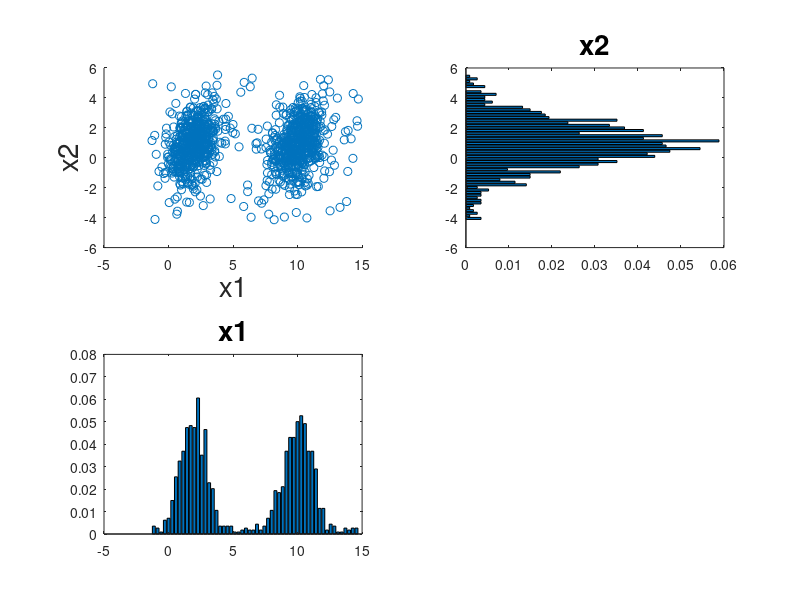
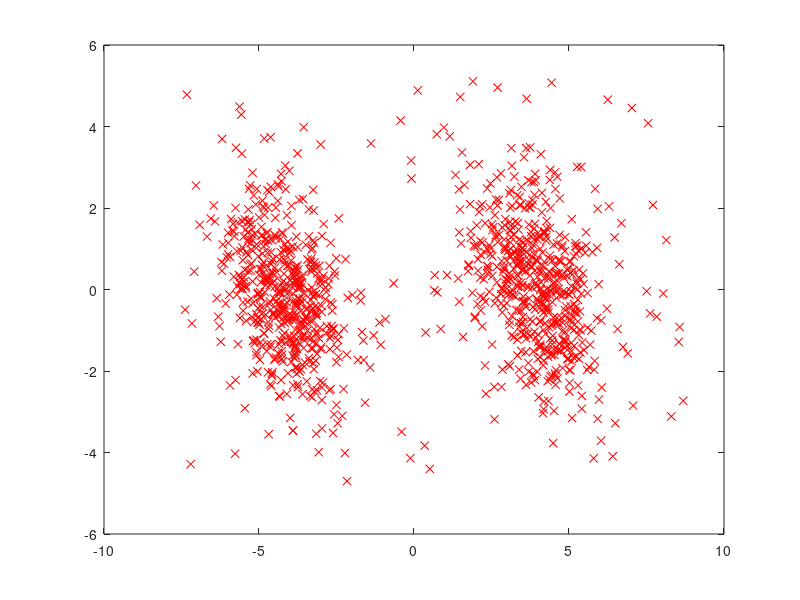
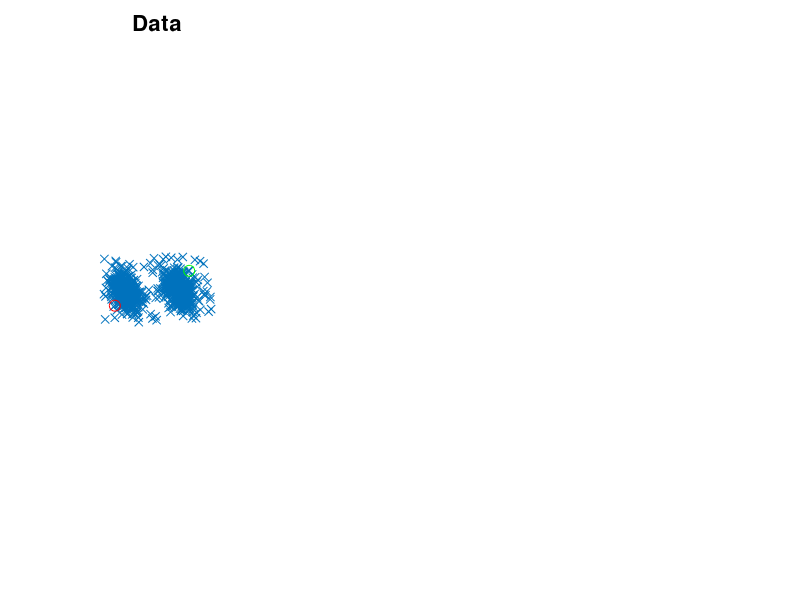

MATLAB code to generate these figures, in order: (Note: this script raises an error after producing the figures.)
 
% adapted from fergus' demo: more pictures, more general, binning slightly
% more stable (Wsquig), also sigma not constant, except for exact solution
 
 clear; close all;
 
 %%% user parameters
 NUM_EVECS = 5; % how many eigenvectors/eigenfunctions to use
 SIGMA = 0.2; % controls affinity in graph Laplacian

 %%%%%%%%%%%%%%%%%%%%%%%%%%%%%%%%%%%%%%%%%%%%%%%%%%%
 %% generate data
 
 square = 0;
 if square
     %%% generate some random data.
     xrange=[0:0.045:1];
     yrange=[0:0.045:2];
     [xx,yy]=meshgrid(xrange,yrange);
     xx=[xx(:) yy(:)];
     xx=xx+0.01*randn(size(xx));
     nPoints = size(xx,1);
     norig = nPoints;
 else
     % TWO GAUSSIANS:
     xrange=[0:0.045:1];
     yrange=[0:0.045:2];
     [xx,yy]=meshgrid(xrange,yrange);
     xx=[xx(:) yy(:)];
     nPoints = size(xx,1)
     halfn = floor(nPoints/2);
     mu1 = [2 1];
     Sigma1 = [1 .5; .5 2];%[1 0; 0 25]; %[1 .5; .5 2];
     R1 = chol(Sigma1);
     xx(1:halfn,:) = repmat(mu1,halfn,1) + randn(halfn,2)*R1;
     mu2 = [10 1];
     Sigma2 =  [1 .5; .5 2];%[1 0; 0 25]; %[1 .1; 1 .95]; %[1 .5; .5 2];
     R2 = chol(Sigma2);
     xx(halfn+1:end,:) = repmat(mu2,halfn+1,1) + randn(halfn+1,2)*R2;
     norig = nPoints;
     % Instead of regularizing histogram, add a uniform distribution of points
     % to data:
     min(xx)
     max(xx)
     % add points to data now, so that there is data everywhere (instead of
     % regularizing histogram)
     nreg = round(nPoints/10);
     basisxx(:,1) = min(xx(:,1)) + (max(xx(:,1)) - min(xx(:,1)))*rand(nreg,1);
     basisxx(:,2) = min(xx(:,2)) + (max(xx(:,2)) - min(xx(:,2)))*rand(nreg,1);
     data = [xx; basisxx];
     xx = data;
     nPoints  = size(xx,1)
 end
 
figure; subplot(2,2,1); scatter(xx(:,1),xx(:,2)); 
xlabel('x1','FontSize',20);
ylabel('x2','FontSize',20);
subplot(2,2,3); [n s] = hist(xx(:,1),max(nPoints/20,4)); bar(s,n/sum(n)); title('x1','FontSize',20);
subplot(2,2,2); [n s] = hist(xx(:,2),max(nPoints/20,4)); barh(s,n/sum(n)); title('x2','FontSize',20);

%%%%%%%%%%%%%%%%%%%%%%%%%%%%%%%%%%%%%%%%%
% option: do PCA
[co pc] = princomp(xx); 
figure; plot(pc(:,1),pc(:,2),'rx')
xx = pc;

%%%%%%%%%%%%%%%%%%%%%%%%%%%%%%%%%%%%%%%%%%
 %%% select points to label!
nDims = size(xx,2);
minxx = zeros(nDims,1);
maxx = zeros(nDims,1);
cutperc = .05; % go with .05, bc 95% of data is within 3sigma of center for gaussian distributed...
for k = 1:nDims
    sortx = sort(xx(:,k));
    minxx(k) = sortx(round(cutperc*nPoints));
    maxx(k) = sortx(round((1-cutperc)*nPoints));
end

nlabels = 2;
is = zeros(nlabels,1);
[dummy,is(1)]=min((xx(:,1)-minxx(1)).^2+(xx(:,2)-minxx(2)).^2);
[dummy,is(2)]=min((xx(:,1)-maxx(1)).^2+(xx(:,2)-maxx(2)).^2);

 %%%%%%%%%%%%%%%%%%%%%%%%%%%%%%%%%%%%%%%%%%%%
 %% Plot data and labeled points
 h=figure;
 subplot(1,4,1);
 hold off;
 plot(xx(:,1),xx(:,2),'x');
 hold on;
 plot(xx(is(1),1),xx(is(1),2),'ro','Markersize',8);
 plot(xx(is(2),1),xx(is(2),2),'go','Markersize',8);
 axis equal;
 axis off;
 title('Data','Fontsize',16);
 
 
 %%%%%%%%%%%%%%%%%%%%%%%%%%%%%%%%%%%%%%%%%%%%%%%
%%% setup weights on datapoints (lambda) and labels (y)
lambda=zeros(nPoints,1);
y = zeros(nPoints,1);
y(is(1))=+1;
lambda(is(1))=1000;
y(is(2))=-1;
lambda(is(2))=1000;
 % build diagonal Lambda matrix
 Lambda=diag(lambda);
 
 
 %%%%%%%%%%%%%%%%%%%%%%%%%%%%%%%%%%
  %%% Compute normalized graph Laplacian
 dists = dist_mat(xx,xx);
 SIGMA = round(median(sqrt(dists(:))))
 W=exp(-0.5*dists.^2/SIGMA^2);
 D=diag(sum(W));
 L=D-W;
 L=inv(sqrt(D))*L*inv(sqrt(D)); % graph laplacian made with data-dependent sigma


 
 %%%%%%%%%%%%%%%%%%%%%%%%%%%%%%%%%%%%%%%%%%%%%
 %% Classify with Eigenfunctions!
 
 % compute approximate eigenvectors using eigenfunction approach
 EPSILON = 0% .01;
 [dd2,uu2] = eigenfunctions_vmb(xx,SIGMA,NUM_EVECS,EPSILON);
 dd2d = diag(dd2);

 % paint generalized eigenfunctions onto data... 
h4 = figure; 
nplots = min(NUM_EVECS,5);
for k = 1:nplots
    subplot(nplots,2,2*k);
    paintArvind(uu2(:,k),xx);
    title(['eigfunc_',num2str(k),' ,sigma_',num2str(k),' = ',num2str(dd2d(k))],'FontSize',15);
end
 
 
 %%% now solve for coefficients in NUM_EVECS x NUM_EVECS linear system
 %%% this is eqn. 1 in the NIPS paper (but with approx. eigenvectors/values).
 alpha2=(dd2 +uu2'*Lambda*uu2)\(uu2'*Lambda*y);
 f_efunc=uu2*alpha2;
 
 % plot out
 figure(h);
 subplot(1,4,4);
 Ipos=find(f_efunc>0);
 Ineg=find(f_efunc<0);
 hold off;
 plot(xx(Ipos,1),xx(Ipos,2),'ro');
 hold on;
 plot(xx(Ineg,1),xx(Ineg,2),'go');
 axis equal;
 axis off;
 title('Eigenfunction','Fontsize',16);


 %%%%%%%%%%%%%%%%%%%%%%%%%%%5
 %% Compare eigenfunction solution to 
 % 1) solution with least-squares problem
 % 2) solution with eigenvectors. 
 
 
 % use a small sigma for the exact solution (just seems to work better,
 % and Fergus uses SIGMA = 0.2)
%  SIGMA = .2% round(median(sqrt(dists(:))))
%  W=exp(-0.5*dists.^2/SIGMA^2);
%  D=diag(sum(W));
%  L=D-W;
%  L=inv(sqrt(D))*L*inv(sqrt(D));
 L_lsq = L; % graph laplacian made with SIGMA = .2
 
 %%%%%%%%%%%%%%%%%%%%%%%%%%%%%%%%%%%%%%%%%%%%%
 %% Solve full least-squares system for labels
 f_lsq=(L_lsq+Lambda)\(Lambda*y);
 
 %% plot out
 figure(h);
 subplot(1,4,2);
 Ipos=find(f_lsq>0);
 Ineg=find(f_lsq<0);
 hold off;
 plot(xx(Ipos,1),xx(Ipos,2),'ro');
 hold on;
 plot(xx(Ineg,1),xx(Ineg,2),'go');
 axis equal;
 axis off;
 title('Exact LSQ','Fontsize',16);
 
 
 
 %%%%%%%%%%%%%%%%%%%%%%%%%%%%%%%%%%%%%%%%%%%%%
 %% Find eigenvectors uu of Laplacian and solve 
 %% within this basis: f = uu * alpha 
 
 %%% compute exact eigenvectors/values of graph Laplacian
 [uu,ss,vv]=svd(L);
 %uu=fliplr(uu(:,end-NUM_EVECS:end-1));
 uu=fliplr(uu(:,end-NUM_EVECS:end));
 dd = diag(ss);
 % dd = dd(end-NUM_EVECS:end-1); 
 dd = dd(end-NUM_EVECS:end); 
 dd =flipud(dd);
 uu=inv(sqrt(D))*uu;

 % vmb: paint generalized eigenvectors onto data...
figure(h4); 
nplots = min(NUM_EVECS,5);
for k = 1:nplots
    subplot(nplots,2,2*k-1);
    paintArvind(uu(:,k),xx);
    title(['eigvec_',num2str(k),' ,sigma_',num2str(k),' = ',num2str(dd(k))],'FontSize',15);
end



 %%% now solve for coefficients in NUM_EVECS x NUM_EVECS linear system 
 %%% this is eqn. 1 in the NIPS paper.
 alpha=(uu'*L*uu+uu'*Lambda*uu)\(uu'*Lambda*y);
 f_evec=uu*alpha;
 
 % plot out 
 figure(h);
 subplot(1,4,3);
 Ipos=find(f_evec>0);
 Ineg=find(f_evec<0);
 hold off;
 plot(xx(Ipos,1),xx(Ipos,2),'ro');
 hold on;
 plot(xx(Ineg,1),xx(Ineg,2),'go');
 axis equal;
 axis off;
 title('Eigenvector','Fontsize',16);
 
 
 
 
 
 %%%%%%%%%%%%%%%%%%%%%%%%%%%%%%%%%%%%%%%%%%%%%%%%%%%%%%%%%%%%%%%%%%%%
 %%% Now compare exact/approximate eigenvectors
 h2=figure;
 nplots = min(NUM_EVECS,5);
 for a=1:nplots%NUM_EVECS
   % exact eigenvectors
   subplot(NUM_EVECS,2,a*2-1);
   
   % put eigvecs and eigfuncs on same scale!
   eigvecs = reshape(uu(1:norig,a),[length(yrange) length(xrange)]);
   eigfuncs = reshape(uu2(1:norig,a),[length(yrange) length(xrange)]);
   m = min([min(eigvecs(:)) min(eigfuncs(:))]);
   M = max([max(eigvecs(:)) max(eigfuncs(:))]);
   
   imagesc(eigvecs,[m M]); colorbar;
   title(['eigval = ',num2str(dd(a))],'FontSize',16);
   if (a==1)
     title(['Exact eigenVECTORs, eigval = ',num2str(dd(a))],'FontSize',16);
   end
   axis equal;  axis off;
   
  
   % approximate eigenvectors
   subplot(NUM_EVECS,2,a*2);
   imagesc(eigfuncs,[m M]);colorbar;
   title(['eigval = ',num2str(dd2(a,a))],'FontSize',16);
   if (a==1)
     title(['approx. eigenFUNCTIONs, eigval = ',num2str(dd2(a,a))],'FontSize',16);
   end
   axis equal; axis off
   
 end
 set(h2,'Position',[ 127   753   861   717]);
 
figure;
for k = 1:min(NUM_EVECS,9);
    subplot(3,3,k);
    plot(uu(:,k)); hold on; plot(uu2(:,k),'r')
    title(['eigvec_',num2str(k),' blue, eigfunc_',num2str(k),' red'],'FontSize',14);
end


